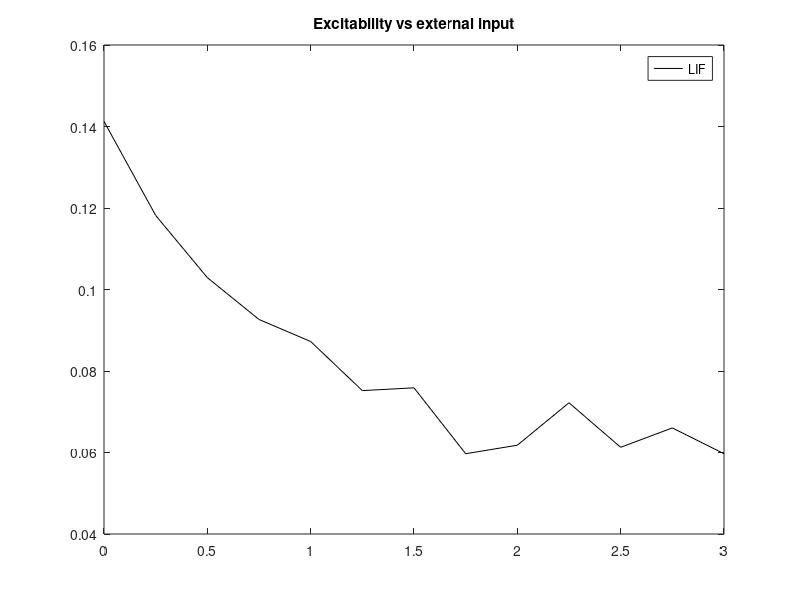

MATLAB code for this plot: (Note: this script raises an error after producing the figure.)
% Loads all the LIF files from a folder and gets the excitability according
% to a varying parameter
% 
% It is only for LIF, to get the NMM figure run Figure_excitabilty.m

folder = 'C:\Users\artemios\Documents\Multiscale_Models_Data\2023\excitability\'; 

%% external input
var_ = 'u';
d = dir([folder '*' var_ '*']);
tr_u_lif = zeros(1,length(d));
fr_in_u_lif = zeros(1,length(d));
fr_py_u_lif = zeros(1,length(d));
value = zeros(1,length(d));

% Sort files
dates = [];
for i = 1:length(d), dates(i) = d(i).datenum; end
[~, idx] = sort(dates);
d = d(idx);

% Calculate excitability
for i = 1:length(d)
    % Load file
    a = load([folder filesep d(i).name]);
    y_lif = a.LFP_V;
    t_lif = a.lfp_dt:a.lfp_dt:length(a.LFP_V)*a.lfp_dt;
    % Analyze excitabilty
    tr_u_lif(i) = analyze_excitability(y_lif', t_lif', 4899, -1.1, 2500, false);
    fr_in_u_lif(i) = mean(a.R_in(1000:4000));    
    fr_py_u_lif(i) = mean(a.R_py(1000:4000));    
    value(i) = a.input_spike_rate;
end

% NMM reults
load parameter_sweeps/u;
nmm_result = tr_u;
nmm_in = fr_in_u;
nmm_py = fr_py_u;
title_ = 'External input';

% Plot excitability
figure; 
plot(value, tr_u_lif, 'k--');
hold
plot(values, nmm_result, 'k');
title('Excitability vs external input');
l = legend({'LIF', 'NMM'});
l.Location = 'best';
xlabel('u');

% Plot firing rates
figure;
l1 = plot(value, fr_py_u_lif, '--'); hold
l2 = plot(value, fr_in_u_lif, '--');
plot(values, nmm_py, 'Color', l1.Color);
plot(values, nmm_in, 'Color', l2.Color);
title(['Firing rates vs ' title_]);
l = legend({'Pyramidal (LIF)', 'Inhibitory (LIF)', 'Pyramidal (NMM)', 'Inhibitory (NMM)'});
l.Location = 'best';
xlabel(title_);
ylabel('Firing rate (Hz)');

%% Gaba_a into Inhibitory interneurons
var_vec = {'py_j_AMPA', 'in_j_AMPA', 'py_j_GABA_', 'py_j_GABAb_', 'in_j_GABA_'};

for ii = 1:length(var_vec)
    var_ = var_vec{ii};
    d = dir([folder '*' var_ '*']);
    tr_in_GABA_lif = zeros(1,length(d)-2);
    fr_in_GABA_lif = zeros(1,length(d)-2);
    fr_py_GABA_lif = zeros(1,length(d)-2);
    values_ = zeros(1,length(d)-2);

    % Sort files
    dates = [];
    for i = 1:length(d), dates(i) = d(i).datenum; end
    [~, idx] = sort(dates);
    d = d(idx);

    % Calculate excitability
    temp_values = 0:0.1:2;
    for i = 1:length(d)
        % Load file
        a = load([folder filesep d(i).name]);
        y_lif = a.LFP_V;
        t_lif = a.lfp_dt:a.lfp_dt:length(a.LFP_V)*a.lfp_dt;
        % Analyze excitabilty
        tr_in_GABA_lif(i) = analyze_excitability(y_lif', t_lif', 4899, -1.1, 2500, false);    
        fr_in_GABA_lif(i) = mean(a.R_in(1000:4000));    
        fr_py_GABA_lif(i) = mean(a.R_py(1000:4000));    
        try
            values_(i) = a.value_;
        catch ME
            if strcmp(ME.identifier, 'MATLAB:nonExistentField')
                values_(i) = temp_values(i);
            else
                rethrow(ME);
            end
        end
    end

    % Plot
    switch var_
        case 'py_j_AMPA'
            load parameter_sweeps/alpha_re;
            nmm_result = tr_alpha_re;
            nmm_in = fr_in_alpha_re;
            nmm_py = fr_py_alpha_re;
            title_ = 'Py_{AMPA}';
        case 'in_j_AMPA'
            load parameter_sweeps/alpha_e;
            nmm_result = tr_alpha_e;
            nmm_in = fr_in_alpha_e;
            nmm_py = fr_py_alpha_e;
            title_ = 'In_{AMPA}';
        case 'py_j_GABA_'
            load parameter_sweeps/alpha_i;
            nmm_result = tr_alpha_i;
            nmm_in = fr_in_alpha_i;
            nmm_py = fr_py_alpha_i;
            title_ = 'Py_{GABA_{A}}';
        case 'py_j_GABAb_'
            load parameter_sweeps/alpha_b;
            nmm_result = tr_alpha_b;
            nmm_in = fr_in_alpha_b;
            nmm_py = fr_py_alpha_b;
            title_ = 'Py_{GABA_{B}}';
        case 'in_j_GABA_'
            load parameter_sweeps/alpha_ri;
            nmm_result = tr_alpha_ri;
            nmm_in = fr_in_alpha_ri;
            nmm_py = fr_py_alpha_ri;
            title_ = 'In_{GABA_{A}}';
        otherwise
            error('Incorrect option');
    end

    % Excitability
    figure;
    plot(values_, tr_in_GABA_lif, 'k--');
    hold
    plot(values, nmm_result, 'k');
    l = legend({'LIF', 'NMM'});
    l.Location = 'best';
%     try
%         title(['Excitability vs ' a.pop_ '_' a.parameter]);
%     catch ME 
%         if strcmp(ME.identifier, 'MATLAB:nonExistentField')
            title(['Excitability vs' title_]);
%         else
%             rethrow(ME);
%         end
%     end
    ylabel('t_{recovery} (ms)');
    xlabel(title_);

    % Firing rate
    figure;
    l1 = plot(values_, fr_py_GABA_lif, '--'); hold
    l2 = plot(values_, fr_in_GABA_lif, '--');
    plot(values, nmm_py, 'Color', l1.Color);
    plot(values, nmm_in, 'Color', l2.Color);
    title(['Firing rates vs ' title_]);
    l = legend({'Pyramidal (LIF)', 'Inhibitory (LIF)', 'Pyramidal (NMM)', 'Inhibitory (NMM)'});
    l.Location = 'best';
    xlabel(title_);
    ylabel('Firing rate (Hz)');
end